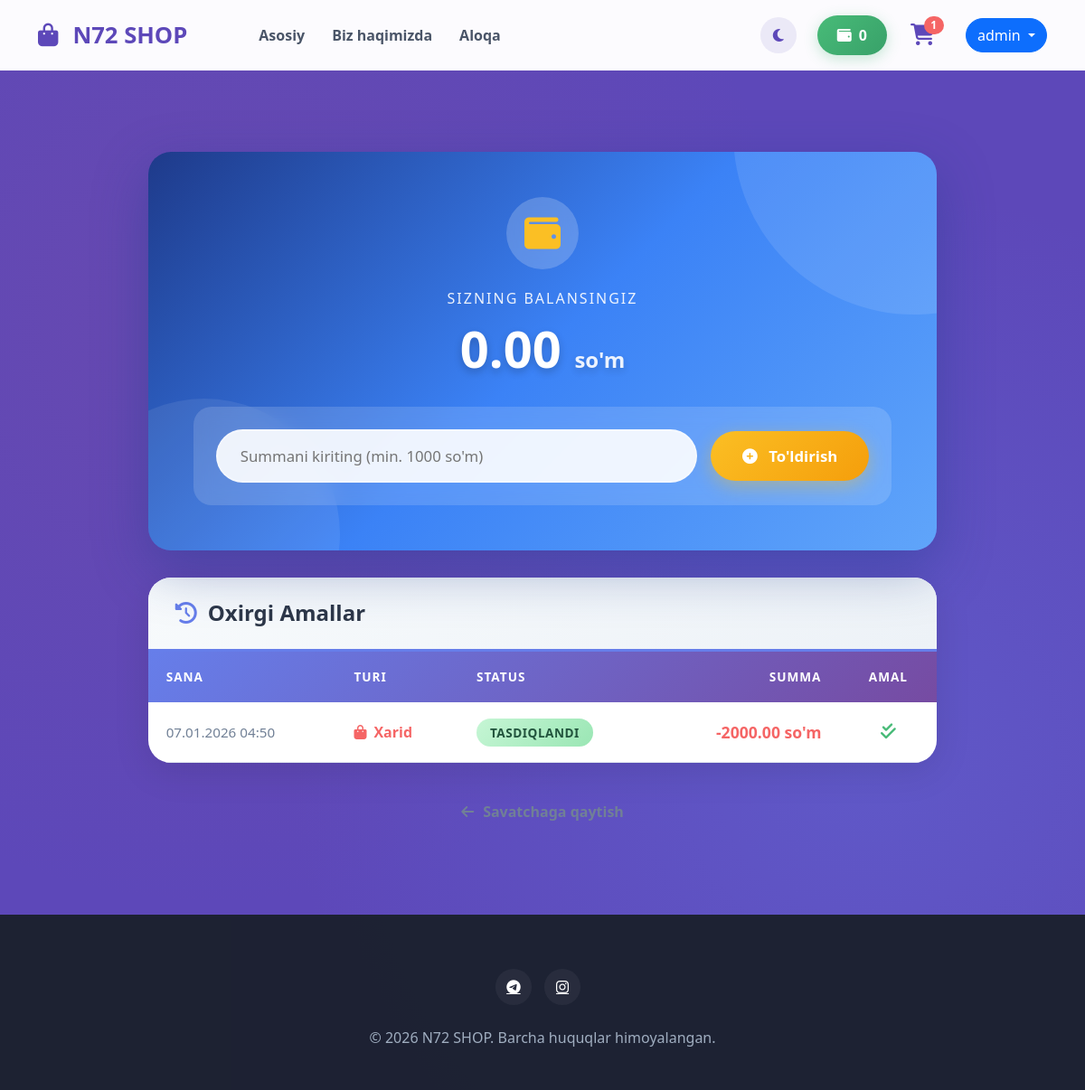
/main/wallet/ (signed in), run on an earlier commit of the app's database.
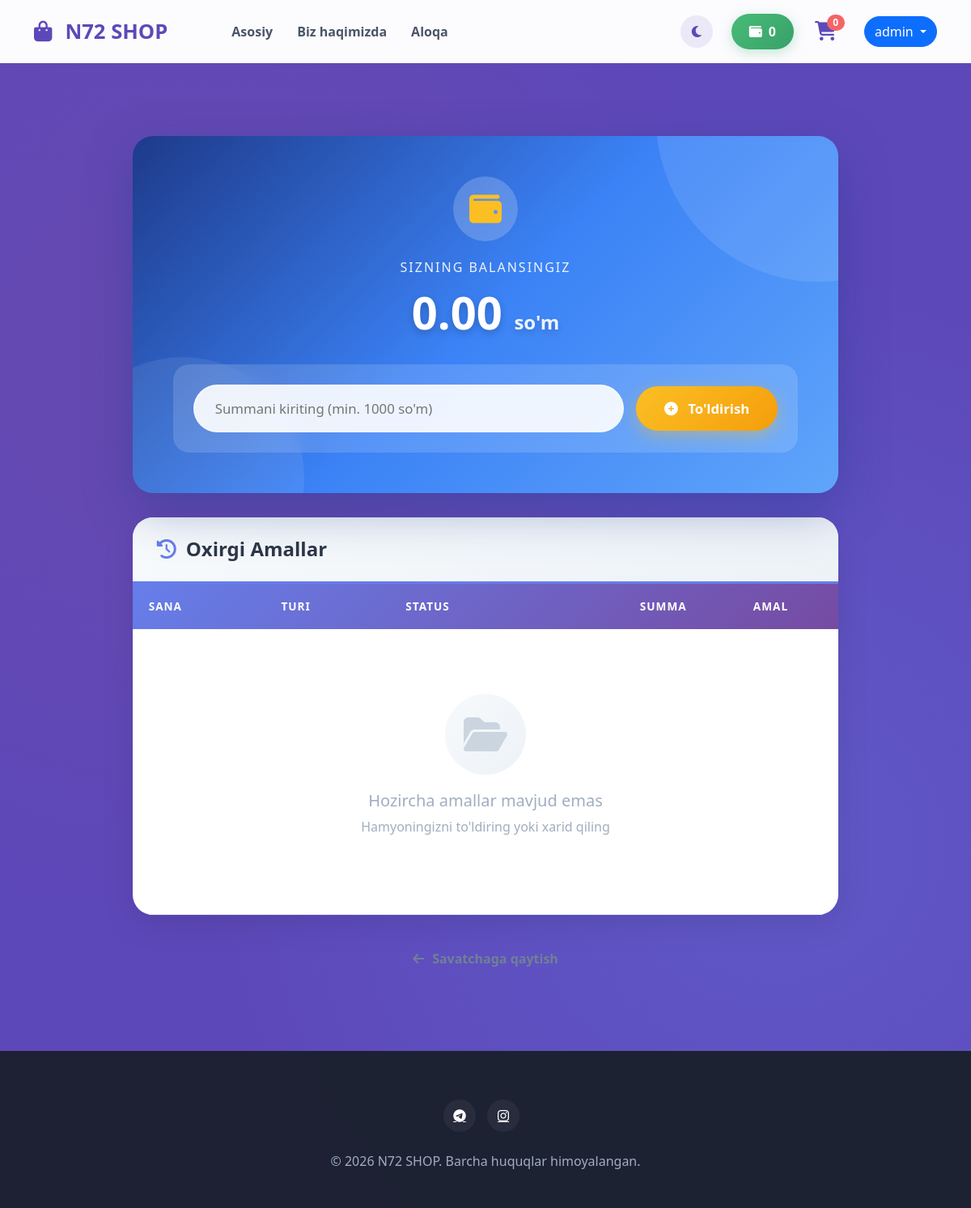
And on a later commit of the database.
### users/models.py (models this page shows, shortened)
class Cart(models.Model):
    user = models.OneToOneField(User, on_delete=models.CASCADE, related_name='cart')

### main/models.py (models this page shows, shortened)
class Transaction(models.Model):
    TRANSACTION_TYPE_CHOICES = (
        ('topup', 'Hisobni to\'ldirish'),
        ('purchase', 'Xarid'),
        ('refund', 'Pulni qaytarish'),
    )
    address = models.TextField(blank=True, null=True, max_length=255)
    items_json = models.TextField(blank=True, null=True, max_length=255)
    wallet = models.ForeignKey(Wallet, on_delete=models.CASCADE, related_name='transactions')
    amount = models.DecimalField(max_digits=12, decimal_places=2)
    transaction_type = models.CharField(max_length=10, choices=TRANSACTION_TYPE_CHOICES)
    created_at = models.DateTimeField(auto_now_add=True)
    is_approved = models.BooleanField(default=False)

class Wallet(models.Model):
    user = models.OneToOneField(
        User,
        on_delete=models.CASCADE,
        related_name='wallet'
    )
    balance = models.DecimalField(
        max_digits=12,
        decimal_places=2,
        default=0
    )
    updated_at = models.DateTimeField(auto_now=True)

### main/views.py (the view)
# urls.py: path('wallet/', WalletDetailView.as_view(), name='wallet_detail'),
class WalletDetailView(LoginRequiredMixin, View):
    login_url = 'login'
    def get(self, request):
        wallet, created = Wallet.objects.get_or_create(user=request.user)
        transactions = wallet.transactions.all().order_by('-created_at')
        return render(request, 'wallet/detail.html', {
            'wallet': wallet,
            'transactions': transactions
        })

### templates/wallet/detail.html (shortened to what the changed rows need)
{% extends 'base.html' %}
{% block content %}
<div class="wallet-container">
    <div class="container">
        <div class="row justify-content-center">
            <div class="col-lg-10">
                <div class="wallet-balance-card">
                    <div class="balance-content">
                        <h1 class="balance-amount">
                            {{ wallet.balance }}
                            <span class="balance-currency">so'm</span>
                        </h1>
                    </div>
                </div>
                <div class="transactions-card">
                    <div class="table-responsive">
                        <table class="transactions-table">
                            <thead>
                                <tr>
                                    <th>Sana</th>
                                    <th>Turi</th>
                                    <th>Status</th>
                                    <th style="text-align: right;">Summa</th>
                                    <th style="text-align: center;">Amal</th>
                                </tr>
                            </thead>
                            <tbody>
                                {% for transaction in transactions %}
                                <tr>
                                    <td class="transaction-date">
                                        {{ transaction.created_at|date:"d.m.Y H:i" }}
                                    </td>
                                    <td>
                                        {% if transaction.transaction_type == 'topup' %}
                                            <div class="transaction-type type-income">
                                                <i class="fas fa-arrow-up"></i>
                                                Kirim
                                            </div>
                                        {% else %}
                                            <div class="transaction-type type-expense">
                                                <i class="fas fa-shopping-bag"></i>
                                                Xarid
                                            </div>
                                        {% endif %}
                                    </td>
                                    <td>
                                        {% if transaction.is_approved %}
                                            <span class="status-badge badge-approved">
                                                Tasdiqlandi
                                            </span>
                                        {% else %}
                                            <span class="status-badge badge-pending">
                                                Kutilmoqda
                                            </span>
                                        {% endif %}
                                    </td>
                                    <td style="text-align: right;">
                                        {% if transaction.transaction_type == 'topup' %}
                                            <span class="transaction-amount amount-positive">
                                                +{{ transaction.amount }} so'm
                                            </span>
                                        {% else %}
                                            <span class="transaction-amount amount-negative">
                                                -{{ transaction.amount }} so'm
                                            </span>
                                        {% endif %}
                                    </td>
                                    <td style="text-align: center;">
                                        {% if not transaction.is_approved %}
                                            <form action="{% url 'transaction_cancel' transaction.pk %}" method="POST" style="display: inline;">
                                                {% csrf_token %}
                                                <button
                                                    type="submit"
                                                    class="cancel-btn"
                                                    onclick="return confirm('Haqiqatdan ham ushbu amalni bekor qilmoqchimisiz?')">
                                                    <i class="fas fa-times-circle me-1"></i>
                                                    Bekor qilish
                                                </button>
                                            </form>
                                        {% else %}
                                            <i class="fas fa-check-double approved-icon"></i>
                                        {% endif %}
                                    </td>
                                </tr>
                                {% empty %}
                                <tr>
                                    <td colspan="5">
                                        <div class="empty-state">
                                            <div class="empty-icon">
                                                <i class="fas fa-folder-open"></i>
                                            </div>
                                            <h5>Hozircha amallar mavjud emas</h5>
                                            <p>Hamyoningizni to'ldiring yoki xarid qiling</p>
                                        </div>
                                    </td>
                                </tr>
                                {% endfor %}
                            </tbody>
                        </table>
                    </div>
                </div>
            </div>
        </div>
    </div>
</div>
{% endblock %}

### templates/base.html (shortened to what this page needs)
<!DOCTYPE html>
<html lang="uz">
<head>
    <link href="https://cdn.jsdelivr.net/npm/bootstrap@5.3.0/dist/css/bootstrap.min.css" rel="stylesheet">
    <link rel="stylesheet" href="https://cdnjs.cloudflare.com/ajax/libs/font-awesome/6.4.0/css/all.min.css">
    <link rel="stylesheet" href="https://cdnjs.cloudflare.com/ajax/libs/animate.css/4.1.1/animate.min.css"/>
</head>
<body>
    <nav class="navbar navbar-expand-lg navbar-custom sticky-top">
        <div class="container">
            <a class="navbar-brand d-flex align-items-center" href="{% url 'index' %}">
                <i class="fas fa-shopping-bag me-3"></i>
                <span>N72 SHOP</span>
            </a>
            <div class="collapse navbar-collapse" id="mainNav">
                <ul class="navbar-nav me-auto ms-lg-5">
                    <li class="nav-item"><a class="nav-link" href="{% url 'index' %}">Asosiy</a></li>
                    <li class="nav-item"><a class="nav-link" href="{% url 'about' %}">Biz haqimizda</a></li>
                    <li class="nav-item"><a class="nav-link" href="{% url 'contact' %}">Aloqa</a></li>
                </ul>
                <div class="d-flex align-items-center gap-2">
                    <button onclick="toggleTheme()" class="theme-toggle-btn" id="theme-btn" title="Rejimni o'zgartirish">
                        <i class="fas fa-moon" id="theme-icon"></i>
                    </button>
                    {% if user.is_authenticated %}
                        <a href="{% url 'wallet_detail' %}" class="wallet-balance me-2">
                            <i class="fas fa-wallet me-2"></i>{{ user.wallet.balance|default:"0" }}
                        </a>
                        <a href="{% url 'cart' %}" class="cart-wrapper me-3">
                            <i class="fas fa-shopping-cart cart-icon"></i>
                            <span class="badge rounded-pill cart-badge">{{ user.cart.items.count|default:0 }}</span>
                        </a>
                        <div class="dropdown">
                            <button class="btn btn-primary dropdown-toggle rounded-pill" data-bs-toggle="dropdown">
                                {{ user.username }}
                            </button>
                        </div>
                    {% else %}
                        <a class="btn btn-outline-primary rounded-pill px-4" href="{% url 'login' %}">Kirish</a>
                    {% endif %}
                </div>
            </div>
        </div>
    </nav>
    <main class="main-wrapper">
        <div class="container">
            {% block content %}{% endblock %}
        </div>
    </main>
    <footer>
        <div class="container text-center">
            <div class="mb-4">
                <a href="#" class="social-circle"><i class="fab fa-telegram"></i></a>
                <a href="#" class="social-circle"><i class="fab fa-instagram"></i></a>
            </div>
            <p>&copy; 2026 N72 SHOP. Barcha huquqlar himoyalangan.</p>
        </div>
    </footer>
</body>
</html>

What changed in the data, as far as the page shows it:
no longer on this page (row edited): Transaction: transaction_type "purchase" (drawn), is_approved "TASDIQLANDI"
Also different on the page:
{{ user.cart.items.count|default:0 }}: "1" → "0"
text now shown: "Hozircha amallar mavjud emas Hamyoningizni to'ldiring yoki xarid qiling"
